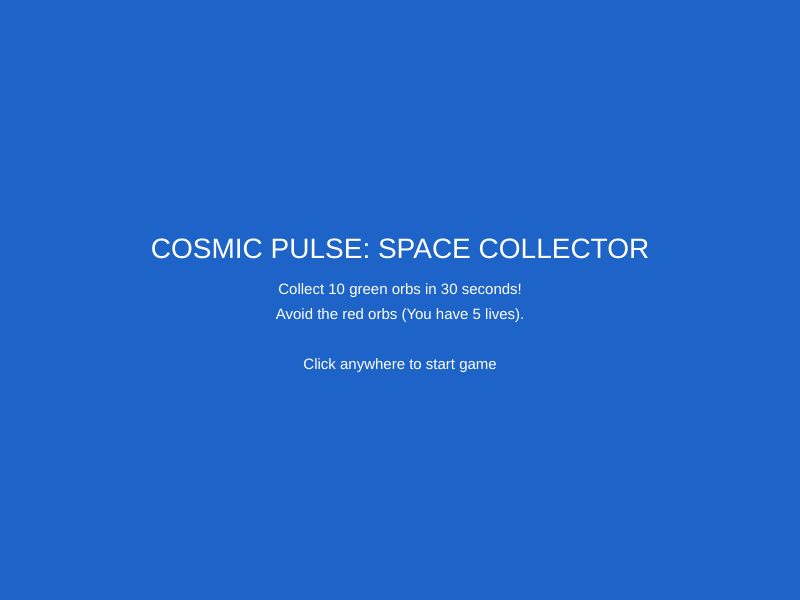
Frame 1 (no input)
Frame 60 (no input): identical to frame 1, image omitted
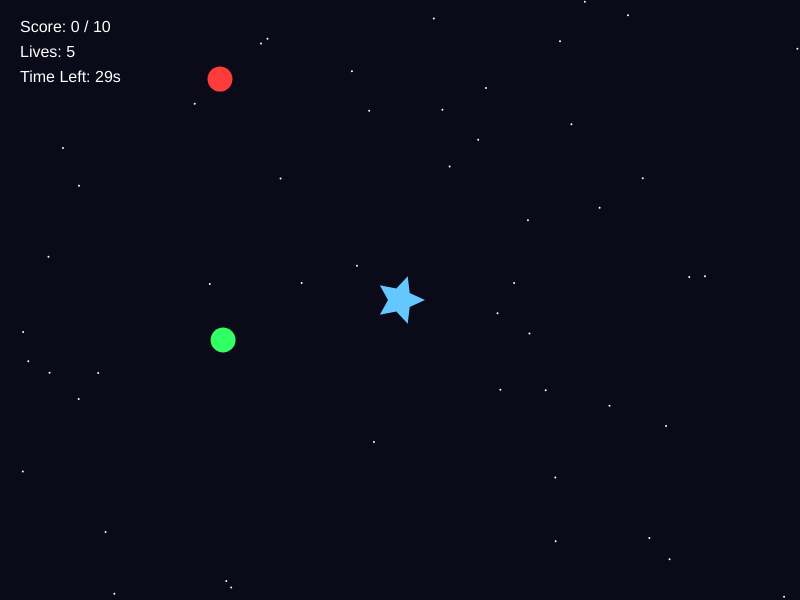
Frame 120 (the mouse pressed at the canvas centre since frame 60)

The p5.js sketch that drew these frames (run headless with seeded random() and noise() and a simulated clock; from frame 60 on, the mouse is pressed at the canvas centre):

// p5.js sketch
// ── sketch.js
// Game State variable: "start", "game", "win", or "gameover"
let gameState = "start";

// Game Stats
let score = 0;
let targetScore = 10;
let lives = 5;

// Timer variables (30 seconds)
let totalTime = 30;
let startTime = 0;

// Player (Blue Star) position
let starX, starY;

// Green Orb (Target) variables - Falls vertically and fast
let greenX, greenY;
let greenSize = 25;
let greenSpeed = 6;

// Red Orb (Obstacle) variables - Moves horizontally and slower
let redX, redY;
let redSize = 25;
let redSpeed = 4;

// Background space stars array
let bgStars = [];

function setup() {
  createCanvas(800, 600);
  textAlign(CENTER, CENTER);
  rectMode(CENTER);
  
  // Create static background stars for space effect
  for (let i = 0; i < 50; i++) {
    bgStars.push({
      x: random(width),
      y: random(height)
    });
  }
}

function draw() {
  // 1. START SCREEN (Blue Background)
  if (gameState === "start") {
    background(30, 100, 200); // Blue
    
    fill(255);
    textSize(28);
    text("COSMIC PULSE: SPACE COLLECTOR", width / 2, height / 2 - 50);
    
    textSize(15);
    text("Collect 10 green orbs in 30 seconds!", width / 2, height / 2 - 10);
    text("Avoid the red orbs (You have 5 lives).", width / 2, height / 2 + 15);
    text("Click anywhere to start game", width / 2, height / 2 + 65);
  }
  
  // 2. MAIN GAME SCREEN (Black Background)
  else if (gameState === "game") {
    background(10, 10, 25); // Black
    
    // --- DRAW BACKGROUND SPACE STARS ---
    fill(255);
    noStroke();
    for (let i = 0; i < bgStars.length; i++) {
      ellipse(bgStars[i].x, bgStars[i].y, 2, 2);
    }
    
    // --- TIMER LOGIC ---
    let elapsedSeconds = (millis() - startTime) / 1000;
    let timeLeft = ceil(totalTime - elapsedSeconds);
    
    if (timeLeft <= 0) {
      timeLeft = 0;
      gameState = "gameover";
    }
    
    // --- PLAYER (Blue Star) FOLLOWS MOUSE ---
    starX = mouseX;
    starY = mouseY;
    
    // Draw the player as a real star shape
    fill(100, 200, 255);
    noStroke();
    drawStar(starX, starY, 12, 25, 5);
    
    // --- GREEN ORB LOGIC (Falls Vertically) ---
    greenY = greenY + greenSpeed;
    if (greenY > height + 20) {
      greenY = -20;
      greenX = random(50, width - 50);
    }
    
    fill(50, 255, 100);
    ellipse(greenX, greenY, greenSize, greenSize);
    
    // --- RED ORB LOGIC (Moves Horizontally) ---
    redX = redX + redSpeed;
    if (redX > width + 20) {
      redX = -20;
      redY = random(50, height - 50);
    }
    
    fill(255, 60, 60);
    ellipse(redX, redY, redSize, redSize);
    
    // --- COLLISION: GREEN ORB (Score point) ---
    if (dist(starX, starY, greenX, greenY) < 25) {
      score = score + 1;
      greenY = -20;
      greenX = random(50, width - 50);
      greenSpeed = greenSpeed + 0.3; // Get slightly faster!
    }
    
    // --- COLLISION: RED ORB (Lose life) ---
    if (dist(starX, starY, redX, redY) < 25) {
      lives = lives - 1;
      redX = -20; // Send red orb back across
      redY = random(50, height - 50);
      
      // Check if out of lives
      if (lives <= 0) {
        gameState = "gameover";
      }
    }
    
    // Check Win Condition
    if (score >= targetScore) {
      gameState = "win";
    }
    
    // --- UI DISPLAY ---
    fill(255);
    textSize(16);
    textAlign(LEFT, TOP);
    text("Score: " + score + " / " + targetScore, 20, 20);
    text("Lives: " + lives, 20, 45);
    text("Time Left: " + timeLeft + "s", 20, 70);
    textAlign(CENTER, CENTER);
  }
  
  // 3. WIN SCREEN (Green Background)
  else if (gameState === "win") {
    background(40, 160, 80); // Green
    
    fill(255);
    textSize(32);
    text("Congratulations, You Win!", width / 2, height / 2 - 30);
    
    textSize(16);
    text("Click anywhere to play again", width / 2, height / 2 + 30);
  }
  
  // 4. GAME OVER SCREEN (Red Background)
  else if (gameState === "gameover") {
    background(180, 40, 40); // Red
    
    fill(255);
    textSize(32);
    text("Game Over", width / 2, height / 2 - 30);
    
    textSize(16);
    text("Click anywhere to play again", width / 2, height / 2 + 30);
  }
}

// --- HELPER FUNCTION: Draws a proper star shape ---
function drawStar(x, y, radius1, radius2, npoints) {
  let angle = TWO_PI / npoints;
  let halfAngle = angle / 2.0;
  beginShape();
  for (let a = 0; a < TWO_PI; a += angle) {
    let sx = x + cos(a) * radius2;
    let sy = y + sin(a) * radius2;
    vertex(sx, sy);
    sx = x + cos(a + halfAngle) * radius1;
    sy = y + sin(a + halfAngle) * radius1;
    vertex(sx, sy);
  }
  endShape(CLOSE);
}

// --- MOUSE INPUT TO START / RESTART ---
function mousePressed() {
  if (gameState === "start" || gameState === "win" || gameState === "gameover") {
    score = 0;
    lives = 5;
    greenSpeed = 6;
    redSpeed = 4;
    
    greenX = random(50, width - 50);
    greenY = -20;
    redX = -20;
    redY = random(50, height - 50);
    
    startTime = millis();
    gameState = "game";
  }
}
